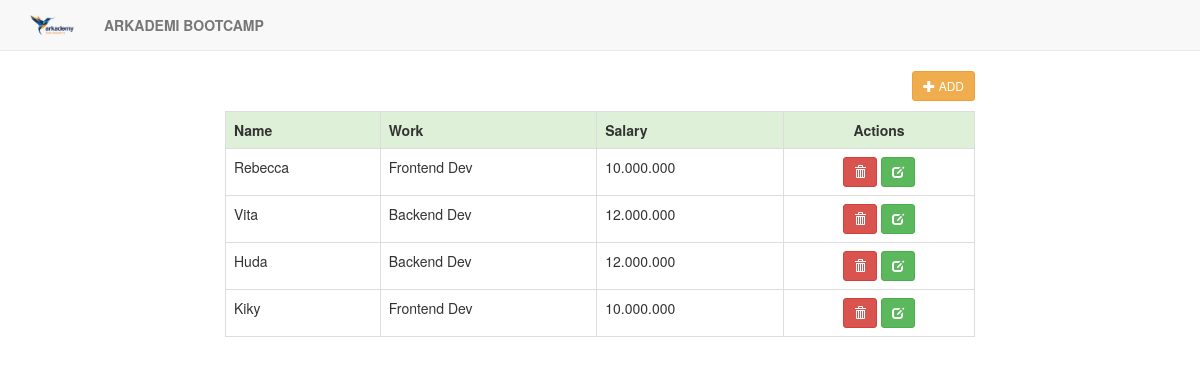
/crud/index.php?page=crud/index, run on the app's committed database.
### tables this page shows
CREATE TABLE `nama` (
  `id` int(11) NOT NULL,
  `name` varchar(30) NOT NULL,
  `id_work` int(11) NOT NULL,
  `id_salary` int(11) NOT NULL
);

CREATE TABLE `work` (
  `id` int(11) NOT NULL,
  `name` varchar(30) NOT NULL,
  `id_salary` int(11) NOT NULL
);

CREATE TABLE `kategori` (
  `id` int(11) NOT NULL,
  `salary` varchar(100) NOT NULL
);

### crud/config/koneksi.php (called while the page is built, shortened)
<?php
$showAllData = "SELECT nama.id as id,nama.name as name, nama.id_work as id_work, nama.id_salary as id_salary, work.name as workname,kategori.salary as salary FROM nama JOIN work ON nama.id_work = work.id JOIN kategori ON nama.id_salary = kategori.id ";
?>

### crud/views/crud/index.php (the view, shortened to what this page needs)
<?php
require_once('config/koneksi.php');
?>
<div class="row">
	<div class="col-lg-2"></div>
	<div class="col-lg-8">
		<button style="float: right;margin-bottom: 10px" class="btn btn-warning btn-sm" data-toggle="modal" data-target="#createModal"><span class="glyphicon glyphicon-plus"></span> ADD</button>
		<table class="table table-hover table-bordered" style="margin-top: 10px">
			<tr class="success">
				<th>Name</th>
				<th>Work</th>
				<th>Salary</th>
				<th style="text-align: center;">Actions</th>
			</tr>
			<?php
			if($data=mysqli_query($koneksi,$showAllData)){
				while($obj=mysqli_fetch_object($data)){
					?>
					<tr>
						<td><?= $obj->name ?></td>
						<td><?= $obj->workname ?></td>
						<td><?= $obj->salary?></td>
						<td style="text-align: center;">
						<button data-id="<?= $obj->id?>" class="removeItem btn btn-danger btn-sm"><span class="glyphicon glyphicon-trash"></span>
						</button>
						<button class="btn btn-success btn-sm" data-toggle="modal" data-target="#editModal<?= $obj->id?>" data-id="<?= $obj->id?>" onclick="ShowModal(this)" ><span class="glyphicon glyphicon-edit" ></span></button>
						</td>
					</tr>
					<?php
				}
			}
			?>
		</table>
	</div>
	<div class="col-lg-2"></div>
</div>

### crud/index.php (shortened to what this page needs)
<!DOCTYPE html>
<html lang="en">
  <head>
    <link href="vendor/bootstrap/css/bootstrap.min.css" rel="stylesheet">
   </head>
  <body>
    <nav class="navbar navbar-default navbar-static-top">
      <div class="container">
        <div class="navbar-header">
          <a class="navbar-brand" href="index.php"><img height="100%" src="logo.png" alt="Arkademy-logo"></a>
        </div>
        <div id="navbar" class="navbar-collapse collapse">
          <ul class="nav navbar-nav">
            <li><a href="index.php?page=crud/index"><b>ARKADEMI BOOTCAMP</b></a></li>
          </ul>
        </div>
      </div>
    </nav>
    <div class="container">
      <?php
      if(!empty($_GET['page'])){
        include('views/'.$_GET['page'].'.php');
      }else{
      echo '<div class="jumbotron">
        <p>Crud Native Example</p>
      </div>';
      }
      ?>
    </div>
  </body>
</html>

### data on the page
nama: name "Rebecca", id_work.name "Frontend Dev", id_salary.salary "10.000.000"
nama: name "Vita", id_work.name "Backend Dev", id_salary.salary "12.000.000"
nama: name "Huda", id_work.name "Backend Dev", id_salary.salary "12.000.000"
nama: name "Kiky", id_work.name "Frontend Dev", id_salary.salary "10.000.000"
